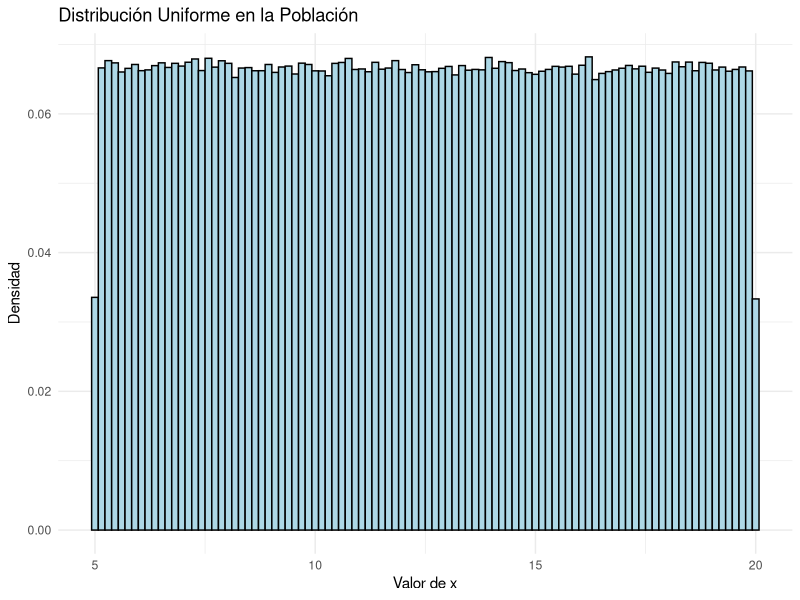
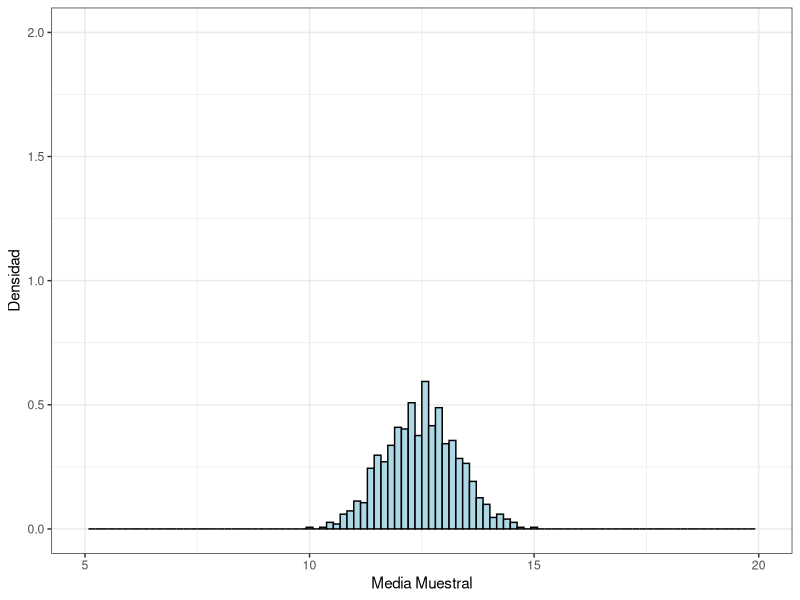
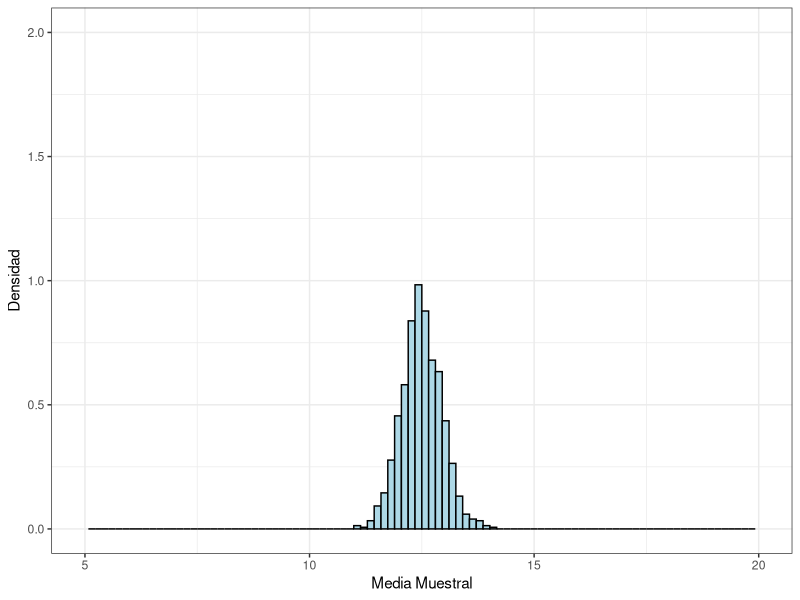
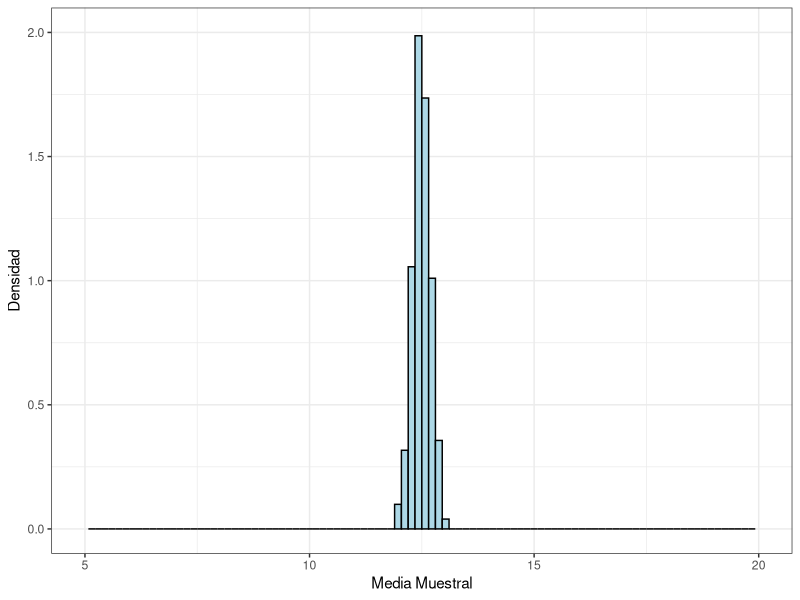

Source code (R) for these figures, in order:
## ---- chunk 1

# Cargamos librerías
library(ggplot2)
library(dplyr)

# Generamos la población (distribución uniforme entre 5 y 20)
set.seed(123)
N <- 1000000
poblacion_data <- tibble(value = runif(N, min = 5, max = 20))

# Graficamos la distribución de la población
ggplot(poblacion_data, aes(x = value)) +
  geom_histogram(aes(y = ..density..), bins = 100, fill = "lightblue", color = "black") +
  labs(title = "Distribución Uniforme en la Población", x = "Valor de x", y = "Densidad") +
  theme_minimal()

## ---- chunk 2

# Cargamos librerías
library(tidyverse)

# Función de simulación del CLT
simulacion_clt <- function(n_muestra, n_experimentos, poblacion_data) {
  resultados_medias <- numeric(n_experimentos)
  
  # Realizamos la simulación de las muestras y sus medias
  for (i in 1:n_experimentos) {
    muestra <- sample_n(poblacion_data, size = n_muestra)  # Tomar muestra aleatoria
    resultados_medias[i] <- mean(muestra$value)  # Calcular la media de la muestra
  }
  
  # Calcular la media y desviación estándar de las medias muestrales
  media_muestral_observada <- mean(resultados_medias)
  sd_muestral_observada <- sd(resultados_medias)
  
  # Comparar con valores teóricos
  media_teorica <- mean(poblacion_data$value)
  sd_teorica <- sd(poblacion_data$value) / sqrt(n_muestra)
  
  # Graficar distribución de medias muestrales
  plot <- tibble(value = resultados_medias) %>%
    ggplot(aes(x = value)) +
    geom_histogram(aes(y = ..density..), bins = 100, fill = "lightblue", color = "black") +
    labs(x = "Media Muestral", y = "Densidad") +
    xlim(5, 20) + ylim(0, 2) +
    theme_bw()
  
  # Devolver un resumen de los resultados
  list(n = n_muestra, grafico = plot,
    media_muestral_observada = media_muestral_observada,
    media_teorica = media_teorica,
    sd_muestral_observada = sd_muestral_observada,
    sd_teorica = sd_teorica)
  
}

## ---- chunk 3

# Generamos la población (distribución uniforme entre 5 y 20)
set.seed(123)
N <- 1000000
poblacion_data <- tibble(value = runif(N, min = 5, max = 20))

mean(poblacion_data$value)
sd(poblacion_data$value)

# Parámetros de simulación
n_experimentos <- 1000

# Simulación para n = 30, 100, 500

# Lista de tamaños de muestra
n_muestras <- c(30, 100, 500)

map(n_muestras, ~ simulacion_clt(.x, n_experimentos, poblacion_data))

